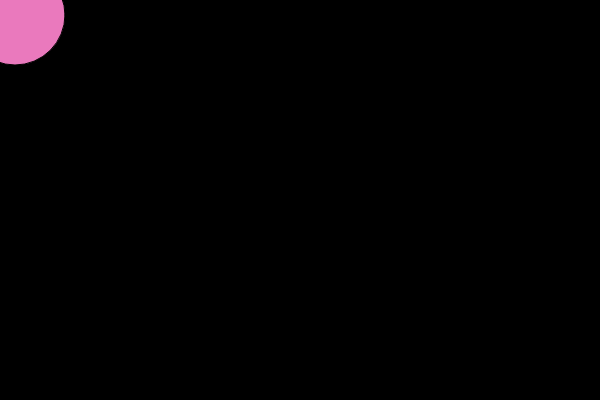
Frame 1 (no input)
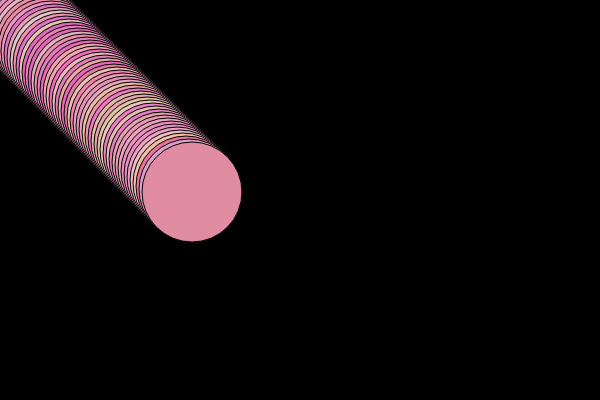
Frame 60 (no input)
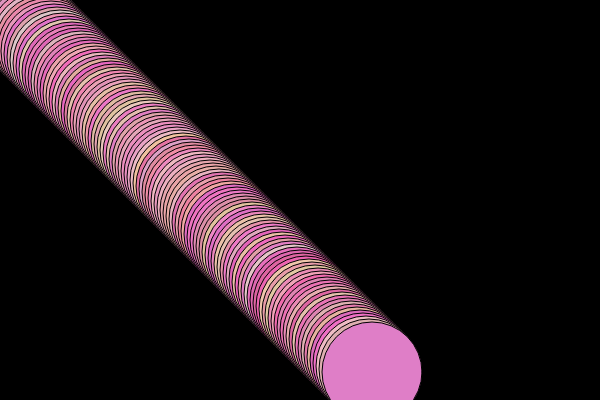
Frame 120 (the mouse pressed at the canvas centre since frame 60)

The p5.js sketch that drew these frames (run headless with seeded random() and noise() and a simulated clock; from frame 60 on, the mouse is pressed at the canvas centre):

// p5.js sketch
// ── sketch.js


var x = 15;

var y = 15;

var xspeed = 3;

var yspeed= 3;

function setup() {
	createCanvas(600,400);
	background (0,0,0);
}
function draw(){
	fill (random(220, 240), random (100,200), random (158, 200));
	ellipse(x,y,100,100);

	x = x + xspeed;
	if (x > 600 || x < 0) {
		xspeed = -xspeed;
	}

	y = y+ yspeed;

	if (y > 400 || y < 0) {
		yspeed = -yspeed;
	}
}
